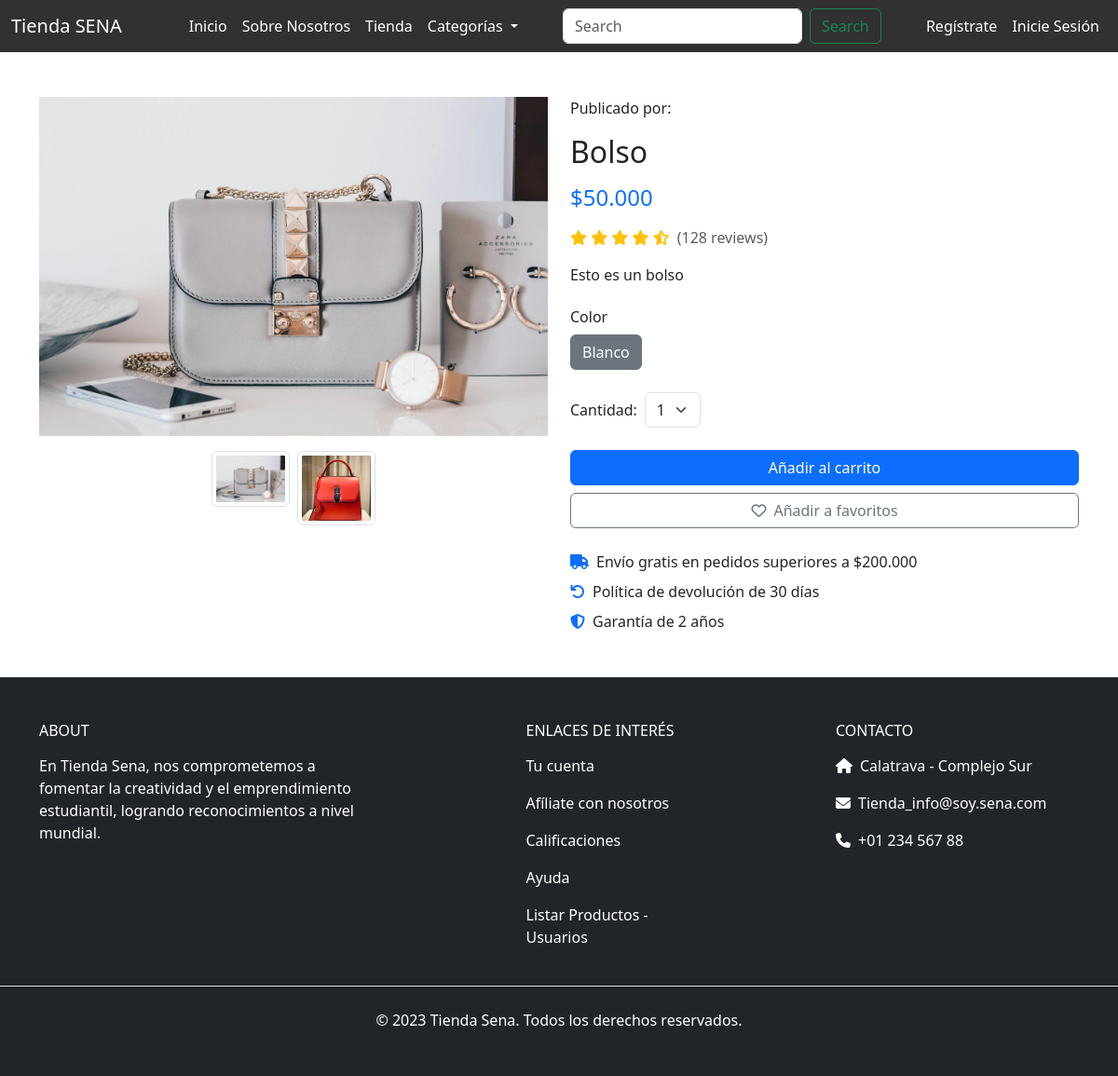
The page /producto/1/ on the database its author committed.
### tienda_sena/models.py (models this page shows, shortened)
class Producto(models.Model):
    nombre = models.CharField(max_length=100)
    descripcion = models.CharField(max_length=254)
    stock = models.IntegerField()
    vendedor = models.ForeignKey('Usuario', on_delete=models.CASCADE)
    CATEGORIAS = (
        (0, ""),
        (1, "Moda"),
        (2, "Tecnologia"),
        (3, "Artesania"),
        (4, "Accesorios"),
        (5, "Servicios"),
        (6, "Otros"),
    )
    categoria = models.IntegerField(choices=CATEGORIAS, default=0, null=True, blank=True)
    COLORES = (
        (0,"Ninguno"),
        (1,"Gris"),
        (2,"Blanco"),
        (3,"Negro"),
        (4,"Amarillo"),
        (5,"Azul"),
        (6,"Rojo"),
    )
    color = models.IntegerField(choices=COLORES, default=0, null=True, blank=True)
    en_oferta = models.BooleanField(default=False)
    precio_original = models.DecimalField(max_digits=10, decimal_places=2, null=True, blank=True)
    descuento = models.DecimalField(max_digits=5, decimal_places=2, default=0)
    @property
    def precio(self):
        if self.en_oferta and self.descuento > 0:
            return round(self.precio_original - (self.precio_original * self.descuento / Decimal(100)), 2)
        return self.precio_original

class ImagenProducto(models.Model):
    producto = models.ForeignKey(Producto, on_delete=models.CASCADE, related_name='imagenes')
    imagen = models.ImageField(upload_to='productos/')

### tienda_sena/views.py (the view)
# urls.py: path('producto/<int:id_producto>/', views.detalle_producto, name='detalle_producto'),
def detalle_producto(request, id_producto):
    producto = get_object_or_404(Producto, id=id_producto)
    return render(request, 'productos/detalle_producto.html', {'producto': producto})

### tienda_sena/context_processors.py (called while the page is built)
def categorias(request):
    categorias = Producto.CATEGORIAS
    return {'categorias': categorias}

def colores(request):
    colores = Producto.COLORES
    return {'colores': colores}

### tienda_sena/templatetags/custom_filters.py (called while the page is built)
@register.filter
def replace_comma(value):
    if isinstance(value, str):
        return value.replace(',', '.')
    return value

### tienda_sena/templates/productos/detalle_producto.html (shortened to what this page needs)
{% extends 'bases/base.html' %}
{% load static humanize custom_filters %}
{% block main %}
<link rel="stylesheet" href="{% static 'css/style.css' %}" />
<div class="container py-5">
    <div class="row">
        <div class="col-md-6 mb-4">
            <div class="">
                {% if producto.imagenes.all|length > 0 %}
                <img id="mainImage" src="{{ producto.imagenes.all.0.imagen.url }}" class="card-img-top img-fluid mb-3"
                    alt="Imagen del producto">
                {% else %}
                <img id="mainImage" src="{% static 'images/product.jpg' %}" class="card-img-top img-fluid"
                    alt="Imagen no disponible">
                {% endif %}
                <div class="card-body">
                    <div class="row g-2 justify-content-center">
                        {% for imagen in producto.imagenes.all %}
                        <div class="col-3 col-md-2">
                            <img src="{{ imagen.imagen.url }}" class="img-thumbnail thumbnail"
                                alt="Thumbnail {{ forloop.counter }}"
                                onclick="changeMainImage('{{ imagen.imagen.url }}')">
                        </div>
                        {% endfor %}
                    </div>
                </div>
            </div>
        </div>
        <div class="col-md-6">
            <p>Publicado por: {{ producto.vendedor.nombre }}</p>
            <h1 class="h2 mb-3">{{ producto.nombre }}</h1>
            <div class="mb-3">
                <span class="h4 me-2 text-primary">${{ producto.precio|floatformat:0|intcomma|replace_comma }}</span>
            </div>
            <div class="mb-3">
                <div class="d-flex align-items-center">
                    <div class="text-warning me-2">
                        <i class="fas fa-star"></i>
                        <i class="fas fa-star"></i>
                        <i class="fas fa-star"></i>
                        <i class="fas fa-star"></i>
                        <i class="fas fa-star-half-alt"></i>
                    </div>
                    <span class="text-muted">(128 reviews)</span>
                </div>
            </div>
            <p class="mb-4">{{ producto.descripcion }}</p>
            <div class="mb-4">
                <h6 class="mb-2">Color</h6>
                <div class="btn-group" role="group">
                    <label class="btn btn-outline-secondary" for="color_{{ producto.color }}">{{ producto.get_color_display }}</label>
                </div>
            </div>
            <div class="mb-4">
                <div class="d-flex align-items-center">
                    <label class="me-2">Cantidad:</label>
                    <select class="form-select w-auto">
                        <option>1</option>
                    </select>
                </div>
            </div>
            <div class="d-grid gap-2">
                <button class="btn btn-primary" type="button">Añadir al carrito</button>
                <button class="btn btn-outline-secondary" type="button">
                    <i class="far fa-heart me-2"></i>Añadir a favoritos
                </button>
            </div>
            <div class="mt-4">
                <div class="d-flex align-items-center mb-2">
                    <i class="fas fa-truck text-primary me-2"></i>
                    <span>Envío gratis en pedidos superiores a $200.000</span>
                </div>
                <div class="d-flex align-items-center mb-2">
                    <i class="fas fa-undo text-primary me-2"></i>
                    <span>Política de devolución de 30 días</span>
                </div>
                <div class="d-flex align-items-center">
                    <i class="fas fa-shield-alt text-primary me-2"></i>
                    <span>Garantía de 2 años</span>
                </div>
            </div>
        </div>
    </div>
</div>
{% endblock %}

### tienda_sena/static/css/style.css (style rules this page uses)
* { margin: 0; padding: 0; box-sizing: border-box; }
#mainImage { max-height: 400px; object-fit: contain; }
.thumbnail { width: 100%; max-height: 80px; object-fit: cover; cursor: pointer; transition: transform 0.2s ease-in-out; }

### rows shown on the page
Producto: imagenes.all.0.imagen (picture), nombre "Bolso", precio "50.000", descripcion "Esto es un bolso", color "Blanco"
ImagenProducto: imagen (picture)
ImagenProducto: imagen (picture)
